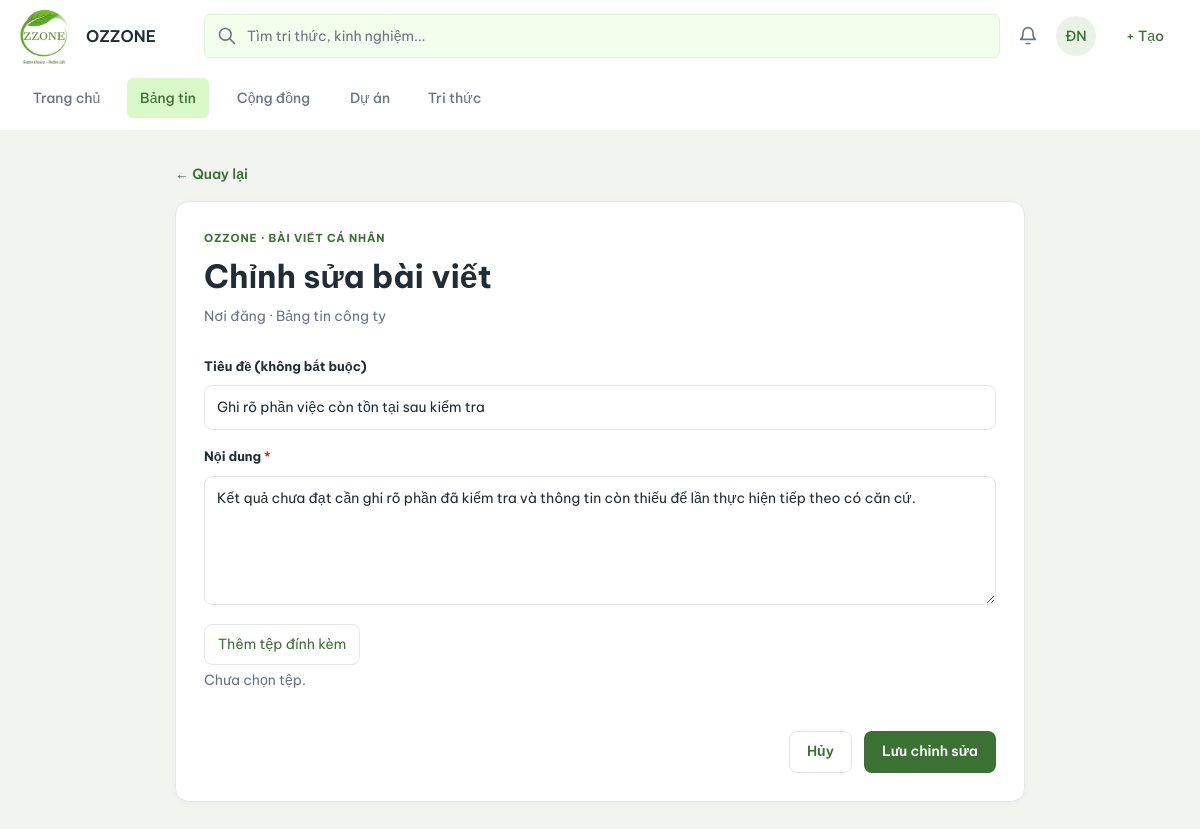
Screenshot of /social/bai-viet/34/sua/ (signed in) with the database file from the repository.
### projectp/models.py (models this page shows, shortened)
class SoftDeleted(TimeStamped):
    da_xoa_mem = models.BooleanField(default=False, db_column="da_xoa")
    ngay_xoa = models.DateTimeField(null=True, blank=True)
    nguoi_xoa = models.ForeignKey(
        USER,
        null=True,
        blank=True,
        on_delete=models.PROTECT,
        related_name='+',
        db_column='nguoi_xoa',
    )
    class Meta:
        abstract = True

class BaiViet(SoftDeleted):
    class Kind(models.TextChoices):
        STANDARD = "chia_se", "Chia sẻ/thảo luận"
        FIELD_UPDATE = "cap_nhat_hien_truong", "Cập nhật hiện trường"
        ANNOUNCEMENT = "thong_bao", "Thông báo chính thức"
    class TechnicalStatus(models.TextChoices):
        NONE = "khong_ap_dung", "Không áp dụng"
        OPEN = "chua_giai_quyet", "Chưa giải quyết"
        RESOLVED = "da_giai_quyet", "Đã giải quyết"
    ma_bai_viet = models.BigAutoField(primary_key=True)
    nguoi_dang = models.ForeignKey(USER, on_delete=models.PROTECT, related_name='+', db_column='nguoi_dang')
    cong_dong = models.ForeignKey(
        CongDong,
        null=True,
        blank=True,
        on_delete=models.PROTECT,
        db_column='ma_cong_dong',
    )
    du_an = models.ForeignKey(DuAn, null=True, blank=True, on_delete=models.PROTECT, db_column='ma_du_an')
    ma_the_thiet_bi = models.ForeignKey(
        MaThietBi,
        null=True,
        blank=True,
        on_delete=models.PROTECT,
        db_column='ma_the_thiet_bi',
    )
    tai_san = models.ForeignKey(
        TaiSanThietBi,
        null=True,
        blank=True,
        on_delete=models.PROTECT,
        db_column='ma_tai_san',
    )
    loai_bai_viet = models.CharField(max_length=50, choices=Kind.choices, default=Kind.STANDARD)
    che_do_xu_ly = models.BooleanField(default=False)
    tieu_de = models.CharField(max_length=250, blank=True)
    noi_dung = models.TextField()
    trang_thai = models.CharField(max_length=30, choices=[('hien', 'Hiển thị'), ('an', 'Đã ẩn')], default='hien')
    trang_thai_xu_ly = models.CharField(max_length=30, choices=TechnicalStatus.choices, default=TechnicalStatus.NONE)
    ly_do_chua_giai_quyet = models.TextField(blank=True)
    chua_giai_quyet_luc = models.DateTimeField(null=True, blank=True)
    giai_quyet_boi = models.ForeignKey(
        USER,
        null=True,
        blank=True,
        on_delete=models.PROTECT,
        related_name='+',
        db_column='giai_quyet_boi',
    )
    giai_quyet_luc = models.DateTimeField(null=True, blank=True)
    phien_ban_noi_dung = models.PositiveIntegerField(default=1, validators=[MinValueValidator(1)])
    da_ghim = models.BooleanField(default=False)
    ghim_luc = models.DateTimeField(null=True, blank=True)
    nguoi_ghim = models.ForeignKey(
        USER,
        null=True,
        blank=True,
        on_delete=models.PROTECT,
        related_name='+',
        db_column='nguoi_ghim',
    )
    class Meta:
        db_table = "BAI_VIET"
        ordering = ["-ngay_tao", "-ma_bai_viet"]
        indexes = [
            models.Index(fields=['du_an', 'trang_thai_xu_ly']),
            models.Index(fields=['cong_dong', 'ngay_tao']),
        ]
        constraints = [
            models.CheckConstraint(
                condition=(
                    Q(da_ghim=False, ghim_luc__isnull=True, nguoi_ghim__isnull=True)
                    | Q(
                        da_ghim=True,
                        cong_dong__isnull=False,
                        ghim_luc__isnull=False,
                        nguoi_ghim__isnull=False,
                    )
                ),
                name='ck_post_pin',
            ),
            models.CheckConstraint(
                condition=Q(phien_ban_noi_dung__gte=1),
                name='ck_post_content_version',
            ),
            models.CheckConstraint(
                condition=(
                    (
                        Q(
                            che_do_xu_ly=False,
                            trang_thai_xu_ly='khong_ap_dung',
                            chua_giai_quyet_luc__isnull=True,
                            giai_quyet_luc__isnull=True,
                            giai_quyet_boi__isnull=True,
                        )
                        | Q(
                            che_do_xu_ly=True,
                            du_an__isnull=False,
                            trang_thai_xu_ly='chua_giai_quyet',
                            chua_giai_quyet_luc__isnull=False,
                            giai_quyet_luc__isnull=True,
                            giai_quyet_boi__isnull=True,
                        )
                    )
                    | Q(
                        che_do_xu_ly=True,
                        du_an__isnull=False,
                        trang_thai_xu_ly='da_giai_quyet',
                        giai_quyet_luc__isnull=False,
                        giai_quyet_boi__isnull=False,
                    )
                ),
                name='ck_post_technical_state',
            ),
        ]

### social/views.py (the view, shortened to what this page needs)
# urls.py: path("bai-viet/<int:pk>/sua/", views.edit_post, name="edit"),
@login_required(login_url="accounts:login")
def edit_post(request, pk):
    post = get_object_or_404(
        BaiViet.objects.filter(
            nguoi_dang=request.user,
            da_xoa_mem=False,
            loai_bai_viet__in=[BaiViet.Kind.STANDARD, BaiViet.Kind.FIELD_UPDATE],
        ),
        pk=pk,
    )
    visible = accessible_posts(request.user).filter(pk=post.pk).exists()
    if not visible:
        return _post_management_blocked(request, post, "", visible)
    allowed, reason = can_manage_own_post(request.user, post)
    if not allowed:
        return _post_management_blocked(request, post, reason, visible)
    current_attachments = DinhKem.objects.filter(bai_viet=post).select_related("tep_tin")
    initial = (
        {
            "tieu_de": post.tieu_de,
            "noi_dung": post.noi_dung,
            "request_token": _session_token(request),
        }
        if request.method == "GET"
        else None
    )
    form = PostForm(request.POST or None, request.FILES or None, initial=initial)
    form.fields["remove_attachment_ids"].choices = [
        (str(item.pk), item.tep_tin.ten_tep) for item in current_attachments
    ]
    return render(
        request,
        "social/post_form.html",
        {
            "form": form,
            "page_title": "Chỉnh sửa bài viết",
            "post": post,
            "current_attachments": current_attachments,
            "editing": True,
        },
    )

### social/templates/social/post_form.html (shortened to what this page needs)
{% extends "base.html" %}
{% load static %}
{% block extra_css %}
    <link rel="stylesheet" href="{% static 'social/css/social.css' %}?v=20261111-social-post-files-20261116">
{% endblock %}
{% block content %}
<div class="social-page social-form-page">
    <a href="{% if editing %}{% url 'social:my_posts' %}{% else %}{% url 'social:feed' %}{% endif %}" class="social-back-link">← Quay lại</a>
    <section class="social-card social-form-card">
        <p class="social-eyebrow">OZZONE · BÀI VIẾT CÁ NHÂN</p>
        <h1>{{ page_title }}</h1>
        <p class="social-muted">Nơi đăng · {% if post.du_an_id %}{{ post.du_an.ten_du_an }}{% elif post.cong_dong_id %}{{ post.cong_dong.ten_cong_dong }}{% else %}Bảng tin công ty{% endif %}</p>
        <form method="post" enctype="multipart/form-data" class="social-form">
            <label for="id_tieu_de">Tiêu đề (không bắt buộc)</label>
            {{ form.tieu_de }}{{ form.tieu_de.errors }}
            <label for="id_noi_dung">Nội dung <span class="social-required">*</span></label>
            {{ form.noi_dung }}{{ form.noi_dung.errors }}
            {% include "includes/attachment_picker.html" with field=form.tep_dinh_kem %}
            <div class="social-form-actions">
                <a class="social-button social-button-secondary" href="{% if editing %}{% url 'social:my_posts' %}{% else %}{% url 'social:feed' %}{% endif %}">Hủy</a>
                <button class="social-button social-button-primary" type="submit">{% if editing %}Lưu chỉnh sửa{% else %}Đăng bài{% endif %}</button>
            </div>
        </form>
    </section>
</div>
{% endblock %}

### templates/base.html (shortened to what this page needs)
{% load ozzone_names %}
{% load static %}
{% url 'core:home' as home_url %}
{% url 'social:feed' as feed_url %}
{% url 'communities:list' as communities_url %}
{% url 'projects:list' as projects_url %}
{% url 'knowledge:list' as knowledge_url %}
{% url 'knowledge:search' as search_url %}
{% url 'notifications:list' as notices_url %}
{% url 'accounts:profile' as profile_url %}
{% url 'accounts:login' as login_url %}
{% url 'accounts:logout' as logout_url %}
{% url 'admin:index' as admin_url %}
{% url 'admin:login' as admin_login_url %}
{% url 'social:create' as create_post_url %}
{% url 'admin:projectp_congdong_add' as create_community_url %}
{% url 'projects:create' as create_project_url %}
{% url 'knowledge:create' as create_knowledge_url %}
{% firstof home_url projects_url as landing_url %}
{% firstof active_nav request.resolver_match.app_name as current_app %}
<!DOCTYPE html>
<html lang="vi">
<head>
    <link rel="stylesheet" href="{% static 'ozzone/post_attachments.css' %}?v=attachment-controls">
    <link rel="stylesheet" href="{% static 'ozzone/confirmation.css' %}">
    {% block extra_css %}{% endblock %}
</head>
<body>
    <header class="oz-header">
        <a
            class="oz-brand"
            href="{{ landing_url }}"
            aria-label="OZZONE"
        >
            <span class="oz-logo">
                <img
                    src="{% static 'ozzone/logo.jpg' %}"
                    alt=""
                >
            </span>
            <span class="oz-brand-text">OZZONE</span>
        </a>
        <nav class="oz-nav" aria-label="Điều hướng chính">
            {% if home_url %}
                <a
                    class="oz-nav-item"
                    href="{{ home_url }}"
                >
                    Trang chủ
                </a>
            {% endif %}
            {% if feed_url %}
                <a
                    class="oz-nav-item"
                    href="{{ feed_url }}"
                    {% if current_app == 'social' %}
                        aria-current="page"
                    {% endif %}
                >
                    Bảng tin
                </a>
            {% endif %}
            {% if communities_url %}
                <a
                    class="oz-nav-item"
                    href="{{ communities_url }}"
                >
                    Cộng đồng
                </a>
            {% endif %}
            {% if projects_url %}
                <a
                    class="oz-nav-item"
                    href="{{ projects_url }}"
                >
                    Dự án
                </a>
            {% else %}
                <span class="oz-nav-item" aria-disabled="true">
                    Dự án
                </span>
            {% endif %}
            {% if knowledge_url %}
                <a
                    class="oz-nav-item"
                    href="{{ knowledge_url }}"
                >
                    Tri thức
                </a>
            {% endif %}
        </nav>
        <form
            class="oz-search"
            method="get"
            {% if search_url %}
                action="{{ search_url }}"
            {% endif %}
        >
            <input
                type="search"
                name="q"
                placeholder="Tìm tri thức, kinh nghiệm..."
                aria-label="Tìm tri thức, kinh nghiệm"
            >
        </form>
        <a
            class="oz-bell"
            aria-label="Thông báo"
            {% if notices_url %}
                href="{{ notices_url }}"
            {% else %}
                aria-disabled="true"
                title="Thông báo đang được tích hợp"
            {% endif %}
        >
        </a>
        {% if request.user.is_authenticated %}
            <details class="oz-menu">
                <summary
                    class="oz-avatar"
                    aria-label="Tài khoản {{ request.user.username }}"
                >
                    {% if request.user.first_name or request.user.last_name %}
                        {{ request.user.last_name|first|upper }}{{ request.user.first_name|first|upper }}
                    {% else %}
                        {{ request.user.username|slice:':2'|upper }}
                    {% endif %}
                </summary>
            </details>
            <details class="oz-menu">
                <summary class="oz-create">+ Tạo</summary>
            </details>
        {% endif %}
    </header>
    <div class="oz-layout">
        <main
            id="main-content"
            class="oz-main {% block main_class %}{% endblock %}"
        >
            {% block content %}{% endblock %}
        </main>
    </div>
</body>
</html>

### rows the page displays
BaiViet: tieu_de "Ghi rõ phần việc còn tồn tại sau kiểm tra", noi_dung "Kết quả chưa đạt cần ghi rõ phần đã kiểm tra và thông tin còn thiếu để lần thực hiện tiếp theo có căn cứ."

### other values shown
{{ request.user.last_name|first|upper }} "Đ"
{{ request.user.first_name|first|upper }} "N"
{{ page_title }} "Chỉnh sửa bài viết"
